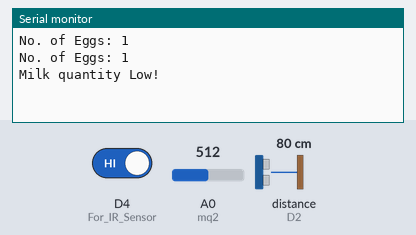
This sketch was run on a simulated ESP8266 (NodeMCU). On the bench: the last lines printed to the serial monitor. Wiring (inferred from the names in the program): ultrasonic range finder: trigger D1; echo D2. The inputs (shaded band) are chosen by the test bench; at power-on: distance to the obstacle (sensor on D2) 80 cm, D4 (For_IR_Sensor) HIGH, A0 (mq2) = 512. The echo pulse lasts 58.3 µs per cm; WiFi joins after 1.5 s; servers stay silent unless stated.

Above: at 3.0 s.
3.1 s: distance to the obstacle (sensor on D2) set to 4 cm
At 4.4 s:
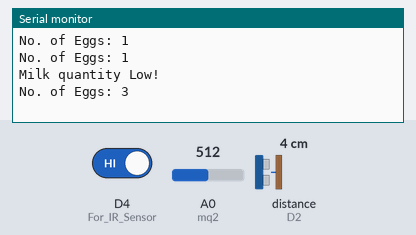
4.6 s: distance to the obstacle (sensor on D2) set to 9 cm
At 5.4 s:
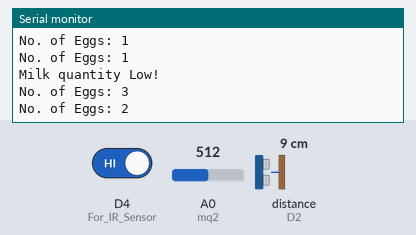
Timing chart, 0 to 7.6 s (numbered marks = the images above; inputs shaded):
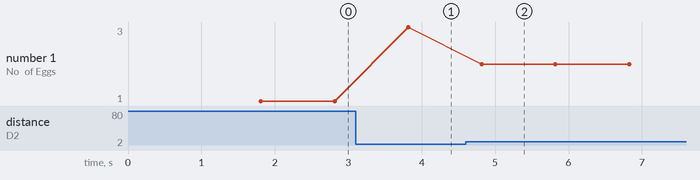

The sketch:

final.ino
```cpp
//Rahul 18BCE0018
//Connections:
//Connect Ultra Sonic - VCC to Vin , GND to GND near Vin , Echo to D2, Trig to D1
//Connect Infrared - VCC to Vin , GND to GND near Vin , Out to D4
//Connect MQ2 Gas Sensor - VCC to Vin , GND to GND near Vin , A0 to A0;
#define BLYNK_PRINT Serial


#include <ESP8266WiFi.h>
#include <BlynkSimpleEsp8266.h>
#define TRIGGERPIN D1
#define ECHOPIN    D2

// You should get Auth Token in the Blynk App.
// Go to the Project Settings (nut icon).
BlynkTimer timer;
int flag=0;
char auth[] = "XH8FggY90xQFzRQkYm005LW-tR_D-ggx";

// Your WiFi credentials.
// Set password to "" for open networks.
char ssid[] = "PSCHAHAR";//your wifi name
char pass[] = "dkcpp9109n"; //your wifi password
int eggs=0;
int noti=0;
int mq2 = A0; // smoke sensor is connected with the analog pin A0
int data = 0;
WidgetLCD lcd(V1);
WidgetLCD lcd1(V2);


void notifyOnThings()
{
  int isButtonPressed = digitalRead(D4);
  if (isButtonPressed==1 && flag==0) {
    Serial.println("Milk quantity Low!");
    Blynk.notify("Alert : Milk Quantity Low, Buy Milk!");
    Blynk.email("rahulxdagar@gmail.com", "Subject: Buy Milk", "Milk is about to get over. Please buy Milk!");
    flag=1;
  }
  else if (isButtonPressed==0)
  {
    flag=0;
  }
}

int calceggs()
{
   // use: (position X: 0-15, position Y: 0-1, "Message you want to print")
  long duration, distance;
  digitalWrite(TRIGGERPIN, LOW);
  delayMicroseconds(3);
  digitalWrite(TRIGGERPIN, HIGH);
  delayMicroseconds(12);
  digitalWrite(TRIGGERPIN, LOW);

  duration = pulseIn(ECHOPIN, HIGH);
  distance = (duration/2) / 29.1;
  if (distance <= 5 && distance>=2) {
  eggs=3;
  Serial.println("No. of Eggs: 3");
  }
  else if (distance >=7 && distance<=10) {
    eggs=2;
  Serial.println("No. of Eggs: 2");
  }
  else {
    Serial.println("No. of Eggs: 1");
    eggs=1;

  }

  return eggs;
}

void getSendData()
{
  data = analogRead(mq2);
  Blynk.virtualWrite(V4, data);

  if (data > 500 )
  {
    Blynk.notify("Fumes Detected : Possible Rotten Food!");
    Blynk.email("rahulxdagar@gmail.com", "Subject: Food has Rotten", "Your Vegeables and Fruits in the Vegetable compartment has gone bad. Buy fresh vegetables.");

  }
}
void setup()
{
  // Debug console
  Serial.begin(9600);

  Blynk.begin(auth, ssid, pass);

  pinMode(D4,INPUT_PULLUP);   //For IR Sensor
  timer.setInterval(1000L,notifyOnThings);

  timer.setInterval(1000L, getSendData); //For Gas Sensor

  pinMode(TRIGGERPIN, OUTPUT);  //For Ultra sensoor
  pinMode(ECHOPIN, INPUT);


  lcd.clear(); //Use it to clear the LCD Widget
  lcd1.clear(); //Use it to clear the LCD Widget
  lcd.print(0, 0, "No of Eggs:");
  lcd1.print(0, 0, "Milk Quantity:");

}

void loop()
{ int num=0;
  int milk;

  //Display and Alert for Milk
  lcd1.clear();
  milk=digitalRead(D4);
  lcd1.print(0, 0, "Milk Quantity:");
  if(milk==0)
  {
    lcd1.print(7, 1, "High");
  }
  else
  {
    lcd1.print(7, 1, "Low");
  }

  //Display and Alert for eggs
  lcd.clear();
  lcd.print(2, 0, "Eggs in tray");
  num=calceggs();
  lcd.print(7, 1, num);
  if(num>1){
    noti=0;
  }
  if(num<2 && noti==0){
    Blynk.notify("Alert : Only 1 Egg left! Buy Eggs");
    Blynk.email("rahulxdagar@gmail.com", "Subject: Buy Eggs", "Only 1 Eggs is left. Buy More Eggs!");
    noti=1;
  }

  Blynk.run();
  timer.run();
  delay(1000);

}
```

Measured:
- after the input at 3.1 s, the serial monitor: prints a new line after 0.72 s (image 1)
- after the input at 4.6 s, the serial monitor: prints a new line after 0.22 s (image 2)
- plotted number 1: 1 → 3 after the input at 3.1 s, 3 → 2 after the input at 4.6 s
